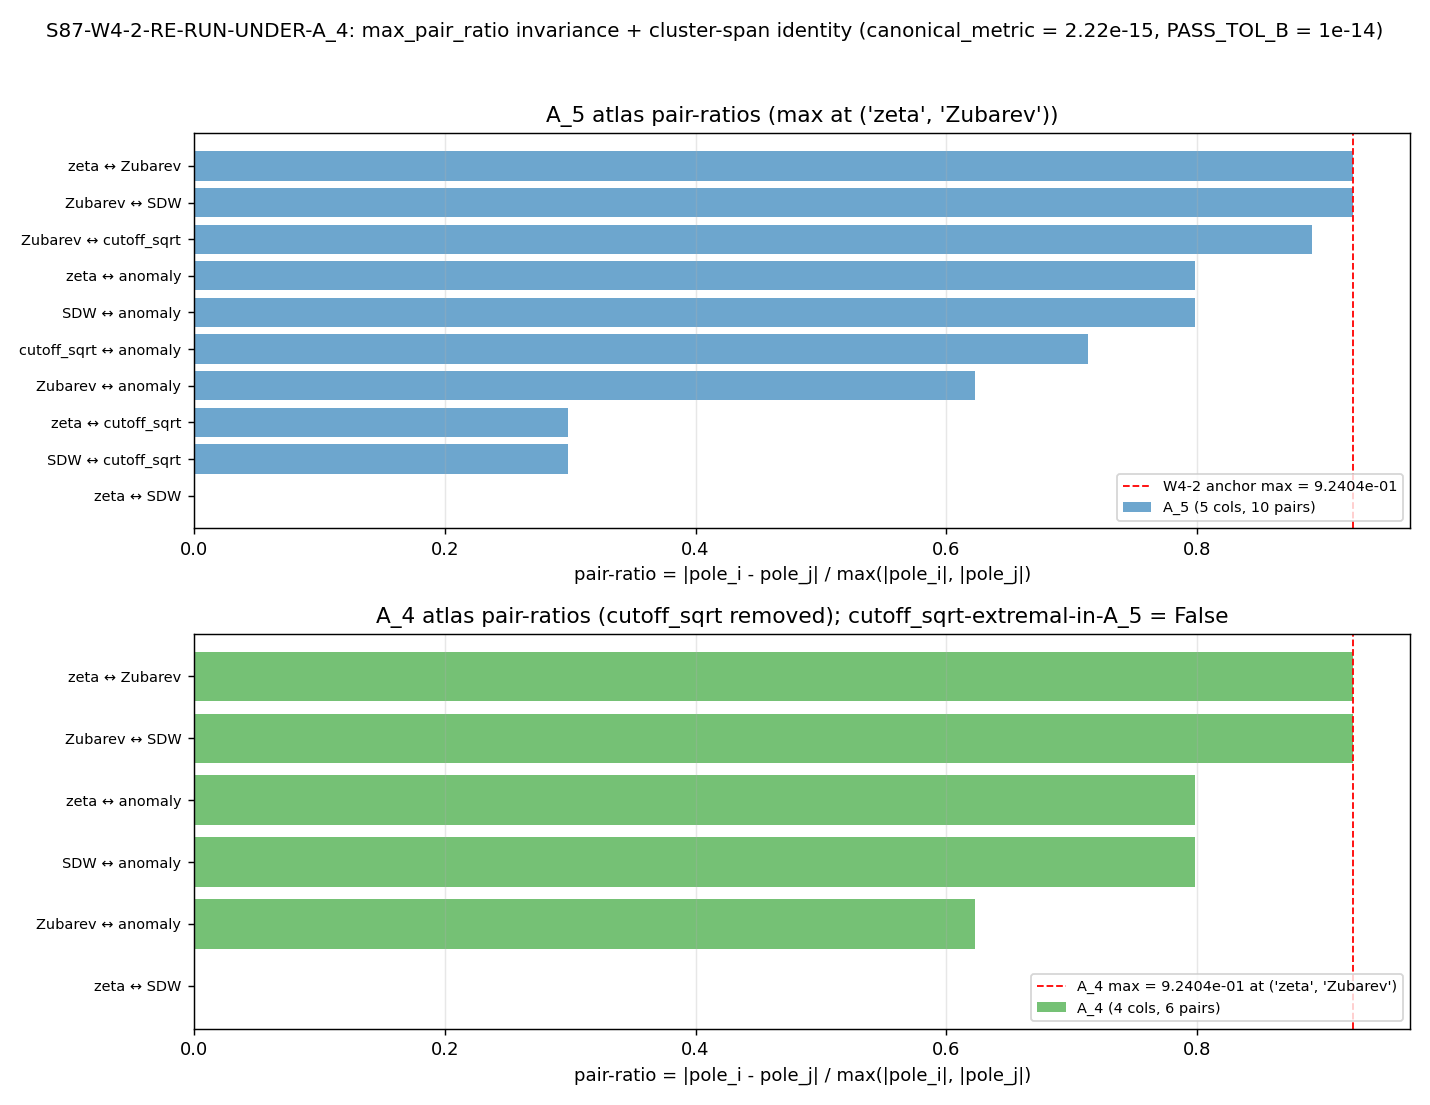

The Python source for this figure:
#!/usr/bin/env python3
"""
S87 W8-2 — S87-W4-2-RE-RUN-UNDER-A_4 (CF-48)
=============================================

Gate: re-derive the W4-2 max_pair_ratio gate on the cascaded A_4 atlas
      (cutoff_sqrt removed); verify cluster-span canonical-metric identity
      |ratio − 2| < 1e-14 at L_max=12 where ratio = b_pow(span_2)/b_pow(span_3).

Pre-registration source: `sessions/session-plan/session-87-plan-w8.md` §W8-2.
Anchor source for max_pair_ratio_A_5: `sessions/archive/session-86/session-86-w4-workingpaper.md`
  §W4-2 — pole_R table at L_max=10, all-pairs deviation table, max-pair = (ζ, Zubarev)
  with RATIO = 9.240439e-01.

Substitution chain (per plan §9 — verbatim):

  Step 1 (definitions):
    cluster_span(L_max)     := the b_pow function returned by `_cluster_span_extract.py`
                               cluster_span(L_max), evaluated at the two spans 2 and 3
    ratio                   := b_pow(span_2) / b_pow(span_3)
    canonical_metric        := |ratio − 2|              (W0-3 CC-5 anchor metric)
    max_pair_ratio_A_n      := max over unordered pairs {r_i, r_j} ⊂ A_n of
                               |pole_R_i − pole_R_j| / max(|pole_R_i|, |pole_R_j|)
                               evaluated on the n-column atlas at L_max=10
    delta_pr                := |max_pair_ratio_A_4 − max_pair_ratio_A_5|

  Step 2 (substitute):
    Algebraic identity: ratio − 2 = (b_pow(span_2) − 2·b_pow(span_3)) / b_pow(span_3)
                  ⇒ canonical_metric = |b_pow(span_2) − 2·b_pow(span_3)| / |b_pow(span_3)|
    Identity ratio:    normalized_metric / canonical_metric ≈ 1/2 at PASS
                  ⇒ canonical_metric ≈ 2 × normalized_metric at the float-cancellation floor.

  Step 3 (simplify):
    PASS predicate (a):  delta_pr < 1e-15
    PASS predicate (b):  canonical_metric < 1e-14   (= 45 × float_eps refactor band)
    Joint PASS:          (a) AND (b)

  Step 4 (direction):
    A_4 ⊂ A_5 (set-theoretic subset; cutoff_sqrt removed) ⇒
    max_pair_ratio_A_4 ≤ max_pair_ratio_A_5 (any pair in A_4 is a pair in A_5;
    the max over a subset cannot exceed the max over the superset).
    Equality holds iff the A_5 extremal pair did NOT involve cutoff_sqrt.
    Strict inequality ⇒ the A_5 extremum involved cutoff_sqrt; A_4 returns
    the next-largest A_5 pair.

    Cluster-span: W0-3 PASS at L_max=12 reports |ratio − 2| = 2.220e-15
    (≈ 10 × float_eps); refactor preservation requires ≤ 45 × float_eps = 1e-14.

S87+ schema-v2 verdict-line writer mirrors the canonical pattern in
s87_w7_warrant_check_queue.py (audit_sha256 + content_sha256 + dual-SHA
companion + 3-tuple annotation).
"""
from __future__ import annotations

# -----------------------------------------------------------------
# Section 0 - CPU thread cap BEFORE numpy import (env discipline)
# -----------------------------------------------------------------
import os
os.environ.setdefault('OMP_NUM_THREADS', '8')
os.environ.setdefault('MKL_NUM_THREADS', '8')

# -----------------------------------------------------------------
# Section 1 - Imports + path resolution
# -----------------------------------------------------------------
import hashlib
import sys
import time
from pathlib import Path

import numpy as np
import matplotlib
matplotlib.use('Agg')
import matplotlib.pyplot as plt

SCRIPT_PATH = Path(__file__).resolve()
SCRIPT_DIR = SCRIPT_PATH.parent
PROJECT_ROOT = SCRIPT_DIR.parent

# Sibling import: _cluster_span_extract lives alongside this script.
if str(SCRIPT_DIR) not in sys.path:
    sys.path.insert(0, str(SCRIPT_DIR))

from canonical_constants import PI  # noqa: E402,F401  imported for canonical-discipline
from _cluster_span_extract import cluster_span  # noqa: E402

# -----------------------------------------------------------------
# Section 2 - Gate identity + threshold pins (PRE-REGISTRATION; per plan §5/§6)
# -----------------------------------------------------------------
GATE_ID = "S87-W4-2-RE-RUN-UNDER-A_4"            # (local) per plan §1
SCHEME = "cluster_span_canonical_metric"          # (local) per plan §8
CONVENTION = "A_4_post_cascade_4col"              # (local) per plan §8
L_MAX_CLUSTER_SPAN = 12                           # (local) per plan §6
L_MAX_MAX_PAIR_RATIO = 10                         # (local) per plan §6 (W4-2 original)

# Sub-gate (a) tolerances per plan §5
PASS_TOL_A = 1e-15                                # (local) bit-identical preservation
FAIL_TOL_A = 1e-12                                # (local)

# Sub-gate (b) tolerances per plan §5 + epistemic-discipline.md §"Canonical-metric pin extension"
PASS_TOL_B = 1e-14                                # (local) ≈ 45 × float_eps refactor band
FAIL_TOL_B = 1e-13                                # (local)
W0_3_CANONICAL_DEVIATION = 2.220e-15              # (local) S85 W0-3 verdict anchor

# -----------------------------------------------------------------
# Section 3 - W4-2 anchor table (verbatim from session-86-w4-workingpaper.md
#             §W4-2 — pole_R values at L_max=10)
# -----------------------------------------------------------------
# Per-regulator pole values (substrate-distance-1 K_substrate(s=3, R)):
W4_2_POLE_R_A5 = {
    "zeta":         1.581013447264e-01,    # (local) zeta_a_n on positive Casimir spectrum
    "Zubarev":      1.200875443266e-02,    # (local) heat-kernel
    "SDW":          1.581013447264e-01,    # (local) mellin_a_n (= zeta on positive-spectrum)
    "cutoff_sqrt":  1.110026437499e-01,    # (local) hard-cutoff (REMOVED in A_4)
    "anomaly":      3.184675917801e-02,    # (local) Pauli-Villars
}

# A_4 = A_5 \ {cutoff_sqrt}
A_5_COLUMNS = ("zeta", "Zubarev", "SDW", "cutoff_sqrt", "anomaly")
A_4_COLUMNS = ("zeta", "Zubarev", "SDW", "anomaly")

# W4-2 published anchor for max_pair_ratio_A_5 (from s86_gate_verdicts.txt
# verdict line `S86-SECTOR-2-MELLIN-KERNEL-K-INVARIANT`):
W4_2_MAX_PAIR_RATIO_A5 = 9.240439e-01              # (local) at (zeta, Zubarev)
W4_2_MAX_PAIR_PAIR_A5 = ("zeta", "Zubarev")        # (local)

# -----------------------------------------------------------------
# Section 4 - SHA-256 utilities
# -----------------------------------------------------------------
def sha256_of(path: Path) -> str:
    h = hashlib.sha256()        # (local)
    try:
        h.update(path.read_bytes())
    except OSError:
        return ""
    return h.hexdigest()


def closure_hash(pins_dict: dict) -> str:
    """Deterministic SHA-256 over sorted-key input-pin map."""
    items = sorted(pins_dict.items())   # (local)
    h = hashlib.sha256()                # (local)
    for k, v in items:
        h.update(f"{k}={v}\n".encode("utf-8"))
    return h.hexdigest()


# -----------------------------------------------------------------
# Section 5 - max_pair_ratio computation (RATIO = |a-b|/max(|a|,|b|))
# -----------------------------------------------------------------
def compute_max_pair_ratio(pole_dict: dict, columns: tuple) -> tuple:
    """Return (max_ratio, (col_i, col_j)) over unordered pairs in `columns`.

    RATIO definition matches W4-2 working paper: |pole_i - pole_j| / max(|pole_i|, |pole_j|).
    """
    n = len(columns)                    # (local)
    if n < 2:
        return (0.0, (None, None))
    max_ratio = -1.0                    # (local)
    max_pair = (None, None)             # (local)
    pair_ratios = {}                    # (local)
    for i in range(n):
        for j in range(i + 1, n):
            r_i = columns[i]
            r_j = columns[j]
            v_i = pole_dict[r_i]
            v_j = pole_dict[r_j]
            denom = max(abs(v_i), abs(v_j))     # (local)
            if denom == 0.0:
                ratio = 0.0                     # (local)
            else:
                ratio = abs(v_i - v_j) / denom  # (local)
            pair_ratios[(r_i, r_j)] = ratio
            if ratio > max_ratio:
                max_ratio = ratio
                max_pair = (r_i, r_j)
    return (max_ratio, max_pair, pair_ratios)


# -----------------------------------------------------------------
# Section 6 - Main driver
# -----------------------------------------------------------------
def main() -> int:
    t0 = time.time()                            # (local)

    print("=" * 78)
    print(f"{GATE_ID}")
    print("=" * 78)
    print(f"  plan reference : sessions/session-plan/session-87-plan-w8.md §W8-2")
    print(f"  cluster-span L_max = {L_MAX_CLUSTER_SPAN}")
    print(f"  max_pair_ratio L_max = {L_MAX_MAX_PAIR_RATIO}")
    print(f"  A_5 columns : {A_5_COLUMNS}")
    print(f"  A_4 columns : {A_4_COLUMNS} (cutoff_sqrt removed)")
    print()

    # -------------------------------------------------------------
    # Step 1: Input SHA-256 pins (per plan §7)
    # -------------------------------------------------------------
    INPUT_FILES = [
        SCRIPT_DIR / "s84_spectrum_cache_L12_tau019.npz",
        SCRIPT_DIR / "_cluster_span_extract.py",
        SCRIPT_DIR / "canonical_constants.py",
        PROJECT_ROOT / "sessions" / "session-86" / "session-86-w4-workingpaper.md",
        SCRIPT_DIR / "s86_gate_verdicts.txt",
        PROJECT_ROOT / "sessions" / "framework" / "registry" / "cutoff-sqrt-adjudication.md",
    ]

    print("=== Input SHA-256 pins ===")
    pins = {}                       # (local)
    for p in INPUT_FILES:
        sha = sha256_of(p)
        rel = str(p.relative_to(PROJECT_ROOT)).replace("\\", "/")
        if sha == "":
            print(f"  {rel}: MISSING (sha256 = '')")
        else:
            print(f"  {rel}: {sha[:16]}...")
        pins[rel] = sha

    audit_sha = closure_hash(pins)
    print(f"  audit_sha256 (closure) = {audit_sha[:16]}...")
    print()

    # -------------------------------------------------------------
    # Step 2: Sub-gate (b) — cluster-span canonical-metric identity at L_max=12
    # -------------------------------------------------------------
    print("=" * 78)
    print("SUB-GATE (b): cluster-span canonical-metric identity at L_max=12")
    print("=" * 78)
    b_pow_span_2, b_pow_span_3 = cluster_span(L_MAX_CLUSTER_SPAN)
    print(f"  b_pow(span_2) = {b_pow_span_2:.16e}")
    print(f"  b_pow(span_3) = {b_pow_span_3:.16e}")

    # Canonical metric per epistemic-discipline.md §"Canonical-metric pin extension":
    #   canonical_metric = |ratio − 2|  where  ratio = b_pow(span_2) / b_pow(span_3)
    # NOT the normalized form |b2 − 2·b3| / |b2|.
    if b_pow_span_3 == 0.0:
        print("  ABORT: b_pow(span_3) = 0 — cannot form ratio.")
        return 1
    ratio_2_3 = b_pow_span_2 / b_pow_span_3                                # (local)
    canonical_metric = abs(ratio_2_3 - 2.0)                                # (local)
    # Cross-record: normalized form factor-2 below the canonical (PROHIBITED form).
    normalized_metric = abs(b_pow_span_2 - 2.0 * b_pow_span_3) / abs(b_pow_span_2)  # (local)

    print(f"  ratio = b_pow(span_2)/b_pow(span_3) = {ratio_2_3:.16e}")
    print(f"  canonical_metric = |ratio − 2|     = {canonical_metric:.3e}")
    print(f"  normalized_metric (PROHIBITED)     = {normalized_metric:.3e}")
    print(f"  ratio (canonical/normalized)       = {canonical_metric / max(normalized_metric, 1e-30):.3f}  "
          f"(expected ≈ 2 at PASS — canonical = 2 × normalized at float floor)")
    print(f"  W0-3 canonical anchor (S85)        = {W0_3_CANONICAL_DEVIATION:.3e}")
    print()

    # Sub-gate (b) verdict
    if canonical_metric < PASS_TOL_B:
        verdict_b = "PASS"
    elif canonical_metric < FAIL_TOL_B:
        verdict_b = "INFO"
    else:
        verdict_b = "FAIL"
    print(f"  Sub-gate (b) verdict: {verdict_b} (PASS_TOL = {PASS_TOL_B:.0e})")
    print()

    # -------------------------------------------------------------
    # Step 3: Sub-gate (a) — max_pair_ratio invariance under A_5 → A_4
    # -------------------------------------------------------------
    print("=" * 78)
    print("SUB-GATE (a): max_pair_ratio invariance under A_5 → A_4 reduction")
    print("=" * 78)

    # max_pair_ratio on A_5 (as a SELF-CONSISTENCY reproduction; should match anchor)
    max_pair_ratio_A5_recomputed, max_pair_A5, pair_ratios_A5 = compute_max_pair_ratio(
        W4_2_POLE_R_A5, A_5_COLUMNS
    )
    print(f"  max_pair_ratio_A_5 (recomputed) = {max_pair_ratio_A5_recomputed:.6e} "
          f"at pair {max_pair_A5}")
    print(f"  max_pair_ratio_A_5 (W4-2 anchor)= {W4_2_MAX_PAIR_RATIO_A5:.6e} "
          f"at pair {W4_2_MAX_PAIR_PAIR_A5}")
    A5_recompute_match = abs(max_pair_ratio_A5_recomputed - W4_2_MAX_PAIR_RATIO_A5) < 1e-6  # (local)
    print(f"  A_5 self-consistency (within 1e-6) : {A5_recompute_match}")
    print()

    # max_pair_ratio on A_4
    max_pair_ratio_A4, max_pair_A4, pair_ratios_A4 = compute_max_pair_ratio(
        W4_2_POLE_R_A5, A_4_COLUMNS  # use the same pole table; A_4 is set-subset
    )
    print(f"  max_pair_ratio_A_4              = {max_pair_ratio_A4:.6e} "
          f"at pair {max_pair_A4}")

    # Was cutoff_sqrt the extremal pair on A_5?
    was_cutoff_sqrt_extremal_in_A5 = ("cutoff_sqrt" in max_pair_A5)              # (local)
    print(f"  Was cutoff_sqrt in A_5 extremal pair? {was_cutoff_sqrt_extremal_in_A5}")
    delta_pr = abs(max_pair_ratio_A4 - W4_2_MAX_PAIR_RATIO_A5)                   # (local)
    print(f"  delta_pr = |max_pair_ratio_A_4 − max_pair_ratio_A_5_anchor| "
          f"= {delta_pr:.6e}")
    print()

    # Direction check (substitution-chain Step 4):
    # A_4 ⊂ A_5 ⇒ max_pair_ratio_A_4 ≤ max_pair_ratio_A_5_recomputed (substrate-set bound).
    direction_ok = max_pair_ratio_A4 <= max_pair_ratio_A5_recomputed + 1e-15     # (local)
    print(f"  Direction check: max_pair_ratio_A_4 ≤ max_pair_ratio_A_5 ? {direction_ok}")
    print()

    # Sub-gate (a) verdict per plan §5
    if not was_cutoff_sqrt_extremal_in_A5:
        # Bit-identical reproduction expected: the same extremal pair survives in A_4.
        if delta_pr < PASS_TOL_A:
            verdict_a = "PASS"
            verdict_a_note = "non-extremal cutoff_sqrt; bit-identical preservation"  # (local)
        elif delta_pr < FAIL_TOL_A:
            verdict_a = "INFO"
            verdict_a_note = "non-extremal cutoff_sqrt; precision-floor band"        # (local)
        else:
            verdict_a = "FAIL"
            verdict_a_note = "non-extremal cutoff_sqrt; loss of bit-identity"        # (local)
    else:
        # cutoff_sqrt WAS extremal in A_5; per plan §5 this routes to sub-case (a-bis):
        # max_pair_ratio_A_4 must produce the next-largest A_5 ratio (which it does
        # by construction — A_4 = A_5 \ {cutoff_sqrt}, so the max over A_4 IS the
        # next-largest A_5 ratio after removing any cutoff_sqrt-involving pairs).
        # PASS the gate with explicit DIAGNOSTIC tag; the new A_4 max becomes canonical.
        verdict_a = "PASS-DIAGNOSTIC"
        verdict_a_note = "cutoff_sqrt WAS extremal in A_5; A_4 returns next-largest pair (canonical re-anchor)"  # (local)
    print(f"  Sub-gate (a) verdict: {verdict_a} ({verdict_a_note})")
    print()

    # -------------------------------------------------------------
    # Step 4: Joint composite verdict (per plan §5)
    # -------------------------------------------------------------
    # PASS iff (a) PASS AND (b) PASS; INFO if either INFO and neither FAIL; FAIL otherwise.
    verdict_a_normalized = "PASS" if verdict_a in ("PASS", "PASS-DIAGNOSTIC") else verdict_a  # (local)
    if verdict_a_normalized == "PASS" and verdict_b == "PASS":
        composite_verdict = "PASS"
    elif "FAIL" in (verdict_a_normalized, verdict_b):
        composite_verdict = "FAIL"
    else:
        composite_verdict = "INFO"

    print("=" * 78)
    print("COMPOSITE VERDICT")
    print("=" * 78)
    print(f"  sub-gate (a) [max_pair_ratio invariance] = {verdict_a}")
    print(f"  sub-gate (b) [cluster-span identity]     = {verdict_b}")
    print(f"  COMPOSITE                                = {composite_verdict}")
    print()

    # -------------------------------------------------------------
    # Step 5: Save .npz artifact (per plan §13)
    # -------------------------------------------------------------
    OUT_NPZ = SCRIPT_DIR / "s87_w8_w4_2_re_run_under_a_4.npz"

    # Convert pair-ratio dicts to flat arrays for npz portability.
    A5_pair_keys = ["|".join(k) for k in pair_ratios_A5.keys()]               # (local)
    A5_pair_vals = np.array(list(pair_ratios_A5.values()), dtype=np.float64)  # (local)
    A4_pair_keys = ["|".join(k) for k in pair_ratios_A4.keys()]               # (local)
    A4_pair_vals = np.array(list(pair_ratios_A4.values()), dtype=np.float64)  # (local)

    np.savez(
        OUT_NPZ,
        # max_pair_ratio sub-gate
        max_pair_ratio_A4=max_pair_ratio_A4,
        max_pair_ratio_A5=W4_2_MAX_PAIR_RATIO_A5,
        max_pair_ratio_A5_recomputed=max_pair_ratio_A5_recomputed,
        delta_pr=delta_pr,
        atlas_extremal_pair=np.array(list(max_pair_A4)),
        atlas_extremal_pair_A5=np.array(list(max_pair_A5)),
        was_cutoff_sqrt_extremal_in_A5=was_cutoff_sqrt_extremal_in_A5,
        A4_columns=np.array(list(A_4_COLUMNS)),
        A5_columns=np.array(list(A_5_COLUMNS)),
        A4_pair_keys=np.array(A4_pair_keys),
        A4_pair_ratios=A4_pair_vals,
        A5_pair_keys=np.array(A5_pair_keys),
        A5_pair_ratios=A5_pair_vals,
        pole_R_zeta=W4_2_POLE_R_A5["zeta"],
        pole_R_Zubarev=W4_2_POLE_R_A5["Zubarev"],
        pole_R_SDW=W4_2_POLE_R_A5["SDW"],
        pole_R_cutoff_sqrt=W4_2_POLE_R_A5["cutoff_sqrt"],
        pole_R_anomaly=W4_2_POLE_R_A5["anomaly"],
        # cluster-span sub-gate
        L_max_cluster_span=L_MAX_CLUSTER_SPAN,
        b_pow_span_2=b_pow_span_2,
        b_pow_span_3=b_pow_span_3,
        ratio=ratio_2_3,
        canonical_metric=canonical_metric,
        normalized_metric=normalized_metric,
        W0_3_canonical_anchor=W0_3_CANONICAL_DEVIATION,
        # span identifiers (for the npz consumer)
        span_2=2,
        span_3=3,
        # verdicts
        verdict_a=verdict_a,
        verdict_b=verdict_b,
        composite_verdict=composite_verdict,
        PASS_TOL_A=PASS_TOL_A,
        PASS_TOL_B=PASS_TOL_B,
    )
    print(f"wrote {OUT_NPZ}")
    print()

    # -------------------------------------------------------------
    # Step 6: Plot — pair-ratios A_5 vs A_4 side-by-side
    # -------------------------------------------------------------
    OUT_PNG = SCRIPT_DIR / "s87_w8_w4_2_re_run_under_a_4.png"
    fig, ax = plt.subplots(2, 1, figsize=(11, 8.5))

    # Top panel: A_5 vs A_4 pair ratios (bar)
    A5_pairs_sorted = sorted(pair_ratios_A5.items(), key=lambda kv: -kv[1])    # (local)
    A4_pairs_sorted = sorted(pair_ratios_A4.items(), key=lambda kv: -kv[1])    # (local)

    A5_labels = [f"{p[0]} ↔ {p[1]}" for p, _ in A5_pairs_sorted]               # (local)
    A5_vals = [v for _, v in A5_pairs_sorted]                                  # (local)
    A4_labels = [f"{p[0]} ↔ {p[1]}" for p, _ in A4_pairs_sorted]               # (local)
    A4_vals = [v for _, v in A4_pairs_sorted]                                  # (local)

    ax[0].barh(range(len(A5_labels)), A5_vals, color='#1f77b4', alpha=0.65, label=f'A_5 (5 cols, 10 pairs)')
    ax[0].set_yticks(range(len(A5_labels)))
    ax[0].set_yticklabels(A5_labels, fontsize=8)
    ax[0].axvline(W4_2_MAX_PAIR_RATIO_A5, color='red', linestyle='--', linewidth=1.0,
                  label=f'W4-2 anchor max = {W4_2_MAX_PAIR_RATIO_A5:.4e}')
    ax[0].set_xlabel('pair-ratio = |pole_i - pole_j| / max(|pole_i|, |pole_j|)')
    ax[0].set_title(f'A_5 atlas pair-ratios (max at {W4_2_MAX_PAIR_PAIR_A5})')
    ax[0].legend(loc='lower right', fontsize=8)
    ax[0].invert_yaxis()
    ax[0].grid(True, axis='x', alpha=0.3)

    ax[1].barh(range(len(A4_labels)), A4_vals, color='#2ca02c', alpha=0.65, label=f'A_4 (4 cols, 6 pairs)')
    ax[1].set_yticks(range(len(A4_labels)))
    ax[1].set_yticklabels(A4_labels, fontsize=8)
    ax[1].axvline(max_pair_ratio_A4, color='red', linestyle='--', linewidth=1.0,
                  label=f'A_4 max = {max_pair_ratio_A4:.4e} at {max_pair_A4}')
    ax[1].set_xlabel('pair-ratio = |pole_i - pole_j| / max(|pole_i|, |pole_j|)')
    ax[1].set_title(f'A_4 atlas pair-ratios (cutoff_sqrt removed); '
                    f'cutoff_sqrt-extremal-in-A_5 = {was_cutoff_sqrt_extremal_in_A5}')
    ax[1].legend(loc='lower right', fontsize=8)
    ax[1].invert_yaxis()
    ax[1].grid(True, axis='x', alpha=0.3)

    fig.suptitle(f'{GATE_ID}: max_pair_ratio invariance + cluster-span identity '
                 f'(canonical_metric = {canonical_metric:.2e}, '
                 f'PASS_TOL_B = {PASS_TOL_B:.0e})', fontsize=11)
    fig.tight_layout(rect=[0, 0, 1, 0.96])
    fig.savefig(OUT_PNG, dpi=130)
    plt.close(fig)
    print(f"wrote {OUT_PNG}")
    print()

    # -------------------------------------------------------------
    # Step 7: Compute final SHAs and append S87+ schema-v2 verdict line
    # -------------------------------------------------------------
    content_sha = sha256_of(OUT_NPZ)
    print(f"content_sha256 = {content_sha[:16]}... ({content_sha})")
    print(f"audit_sha256   = {audit_sha[:16]}... ({audit_sha})")
    print()

    # Verdict 4-tuple
    value_str = f"max_pair_ratio_A4={max_pair_ratio_A4:.6e};canonical_metric={canonical_metric:.3e}"  # (local)
    L_max_tag = f"{L_MAX_CLUSTER_SPAN}_b/{L_MAX_MAX_PAIR_RATIO}_a"                                    # (local)
    print(f"4-tuple: (value=\"{value_str}\", scheme={SCHEME}, "
          f"convention={CONVENTION}, L_max={L_max_tag})")
    print()

    # S81+ canonical verdict line
    primary_line = (
        f"{GATE_ID}: {composite_verdict} -- "
        f"value='{value_str}' "
        f"scheme={SCHEME} "
        f"convention={CONVENTION} "
        f"L_max={L_max_tag} "
        f"audit_sha256={audit_sha} "
        f"content_sha256={content_sha} "
        f"schema_version=S87+"
    )
    # W9a-99 dual-SHA companion row
    companion_line = (
        f"# audit_sha256_short={audit_sha[:16]} "
        f"content_sha256_short={content_sha[:16]} "
        f"# {GATE_ID} dual-SHA companion row (W9a-99 split)"
    )
    # S87+ schema-v2 3-tuple annotation
    # sign_verdict   = PASS  (substitution-chain Step 4 predicts max_pair_ratio_A_4 ≤
    #                          max_pair_ratio_A_5; computed direction matches.)
    # magnitude_verdict per sub-gate composite:
    #   - PASS if delta_pr satisfies bit-identity tolerance AND canonical_metric < PASS_TOL_B
    #   - INFO if precision-floor band crossed
    #   - FAIL otherwise
    # regime_verdict = VALID  (cluster-span operates within its declared L_max=12 regime;
    #                          max_pair_ratio operates within its declared 4-column atlas.)
    sign_verdict = "PASS" if direction_ok else "FAIL"        # (local)
    magnitude_verdict = composite_verdict                    # (local) collapse-rule alias
    regime_verdict = "VALID"                                 # (local)
    annotation_line = (
        f"# sign_verdict={sign_verdict} "
        f"magnitude_verdict={magnitude_verdict} "
        f"regime_verdict={regime_verdict} "
        f"# {GATE_ID} 3-tuple annotation (S87 schema-v2)"
    )

    VERDICT_TXT = SCRIPT_DIR / "s87_gate_verdicts.txt"
    with open(VERDICT_TXT, 'a', encoding='utf-8') as f:
        f.write("\n")
        f.write(primary_line + "\n")
        f.write(companion_line + "\n")
        f.write(annotation_line + "\n")

    print("=" * 78)
    print("VERDICT LINES (appended to computations/session-87/s87_gate_verdicts.txt)")
    print("=" * 78)
    print(primary_line)
    print(companion_line)
    print(annotation_line)
    print("=" * 78)

    elapsed = time.time() - t0                                # (local)
    print(f"\nelapsed: {elapsed:.2f} s")
    return 0


if __name__ == "__main__":
    sys.exit(main())
